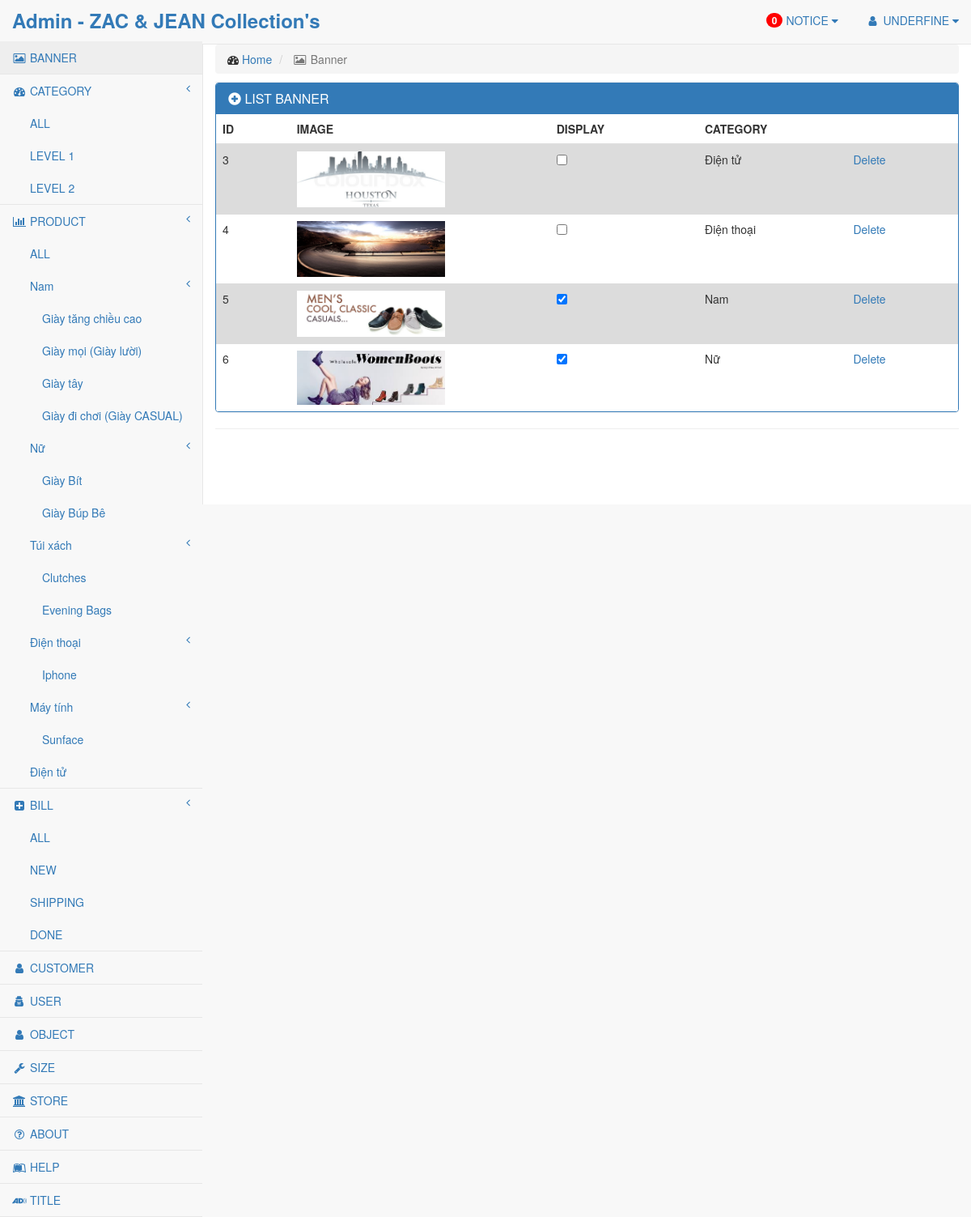
/admin/index.php?page=banner, run on the app's committed database.
### tables this page shows
CREATE TABLE `category` (
  `id_category` int(11) NOT NULL,
  `category` varchar(120) NOT NULL,
  `category_english` varchar(120) DEFAULT NULL,
  `image` varchar(120) NOT NULL,
  `is_display` int(11) NOT NULL,
  `level` int(11) NOT NULL
);

CREATE TABLE `banner` (
  `id_banner` int(11) NOT NULL,
  `image` varchar(120) NOT NULL,
  `is_display` int(11) NOT NULL,
  `id_category` int(11) NOT NULL
);

### admin/index.php (the view, shortened to what the rows shown need)
<?php
include_once("../server/connect.php");
include_once("../server/common.php");
if (isset($_GET['page'])) {
    $page = $_GET['page'];
}
?>
<!DOCTYPE html>
<html lang="en">
    <head>
        <link href="https://maxcdn.bootstrapcdn.com/bootstrap/3.3.7/css/bootstrap.min.css" rel="stylesheet">
        <link href="https://gitcdn.github.io/bootstrap-toggle/2.2.2/css/bootstrap-toggle.min.css" rel="stylesheet">
        <link href="https://cdnjs.cloudflare.com/ajax/libs/metisMenu/2.7.0/metisMenu.min.css" rel="stylesheet">
        <link rel="stylesheet" href="assets/css/style-page-admin.css">
        <link href="https://maxcdn.bootstrapcdn.com/font-awesome/4.7.0/css/font-awesome.min.css" rel="stylesheet">
    </head>
    <body>
            <div id="wrapper">
                <nav class="navbar navbar-default navbar-static-top" role="navigation" style="margin-bottom: 0">
                    <div class="navbar-default sidebar" role="navigation">
                        <div class="sidebar-nav navbar-collapse">
                            <ul class="nav" id="side-menu">
                                <li>
                                    <ul class="nav nav-second-level">
                                        <?php
                                        $data = selectData("category", "level = 0", "*");
                                        for ($i = 0; $i < count($data); $i++) {
                                            $data_sub = selectData("category", "level = '" . $data[$i][0] . "'", "*");
                                            ?>
                                            <li>
                                                <a href="#"><span <?php echo count($data_sub) > 0 ? 'class="fa arrow"' : ''; ?>></span><?php echo $data[$i][1]; ?></a>
                                                <ul class="nav nav-third-level">
                                                    <?php
                                                    for ($j = 0; $j < count($data_sub); $j++) {
                                                        ?>
                                                        <li>
                                                            <a href="?page=product&category=<?php echo $data_sub[$j][0]; ?>"><?php echo $data_sub[$j][1]; ?></a>
                                                        </li>
                                                        <?php
                                                    }
                                                    ?>
                                                </ul>
                                            </li>
                                            <?php
                                        }
                                        ?>
                                    </ul>
                                </li>
                            </ul>
                        </div>
                    </div>
                </nav>
                <div id="page-wrapper">
                    <?php
                    $array_page = array('category', 'product', 'user', 'customer', 'home', 'bill', 'object', 'size', 'banner', 'store', 'about', 'help', 'title', 'sql');
                    if (in_array($page, $array_page)) {
                        include("page/$page.php");
                    }
                    ?>
                </div>
            </div>
    </body>
</html>

### admin/page/banner.php (shortened to what the rows shown need)
<div class="row">
    <?php
        if ($act == 'add') {
            $hinhanh = $_FILES['dk-image']['name'];
            $id_category = $_POST['dk-category'];
            $datadm =  selectData("category", "level = 0", "id_category, category");
            for ($i = 0; $i < count($datadm); $i++) {
                $option_category .= '<option value="'.$datadm[$i][0].'">'.$datadm[$i][1].'</option>';
            }
            if (isset($_POST['btn-plus'])) {
                if (!$hinhanh || !$id_category) {
                    $class_alert = "alert alert-danger";
                    $content_notice = "Please input fill info !";
                    modalInfo($class_alert, $content_notice);
                    ?>
                        <script>
                            $('#modalNotice').modal('show');
                            $(document).on('hide.bs.modal','#modalNotice', function () {
                                history.back();
                            });
                        </script>
                    <?php
                } else {
                    $type = pathinfo($_FILES['dk-image']['name'], PATHINFO_EXTENSION);
                    $typeFileAllow = array('png','jpg','jpeg', 'gif', 'png');
                    if ($hinhanh != NULL) {
                        if (in_array($type, $typeFileAllow)){
                            if ($_FILES['dk-image']['size'] > 1048576){
                                $class_alert = "alert alert-danger";
                                $content_notice = "File size > 1Mb !";
                                modalInfo($class_alert, $content_notice);
                                ?>
                                    <script>
                                        $('#modalNotice').modal('show');
                                    </script>
                                <?php
                            } else {
                                $path = "data/banner/";
                                $tmp_name = $_FILES['dk-image']['tmp_name'];
                                $name = basename(md5($_FILES['dk-image']['name'].time()).".".$type);
                                $hinhanh = $path.$name;
                                move_uploaded_file($tmp_name,$hinhanh);
                                $insert_banner = insertData("banner", "image, is_display, id_category", "'".$hinhanh."',1,'".$id_category."'");
                                if ($insert_banner) {
                                    $class_alert = "alert alert-success";
                                    $content_notice = "Done !";
                                    modalInfo($class_alert, $content_notice);
                                    ?>
                                        <script>
                                            $('#modalNotice').modal('show');
                                        </script>
                                    <?php
                                } else {
                                    $class_alert = "alert alert-danger";
                                    $content_notice = $mysqli->error;
                                    modalInfo($class_alert, $content_notice);
                                    ?>
                                        <script>
                                            $('#modalNotice').modal('show');
                                            $(document).on('hide.bs.modal','#modalNotice', function () {
                                                history.back();
                                            });
                                        </script>
                                    <?php
                                }
                            }
                        } else {
                            $class_alert = "alert alert-danger";
                            $content_notice = "File not apply !";
                            modalInfo($class_alert, $content_notice);
                            ?>
                                <script>
                                    $('#modalNotice').modal('show');
                                </script>
                            <?php
                        }
                    }
                }
            }
            echo '
                <div class="col-md-12">
                    <div class="panel panel-primary filterable">
                        <div class="panel-heading">
                            <h3 class="panel-title">BANNER</h3>
                        </div>
                        <div>
                            <form role="form" method="POST" class="form-horizontal" enctype="multipart/form-data">
                                <div class="tab-pane info-register fade in active">
                                    <div class="form-group">
                                        <label class="control-label col-sm-2" for="dk-image">Image :</label>
                                        <div class="col-sm-5">
                                            <input type="file" name="dk-image" id="dk-image" />
                                        </div>
                                    </div>
                                    <div class="form-group">
                                        <label class="control-label col-sm-2" for="dk-category">Category :</label>
                                        <div class="col-sm-5">
                                            <select class="item-cbb" name="dk-category">
                                                '.$option_category.'
                                            </select>
                                        </div>
                                    </div>
                                    <div class="form-group">
                                        <label class="control-label col-sm-2" for="dk-save"></label>
                                        <div class="col-sm-5">
                                            <button type="submit" name="btn-plus" class="btn btn-primary">Save</button>
                                        </div>
                                    </div>
                                </div>
                            </form>
                        </div>
                    </div>
                    <hr class="hr-no-margin">
                </div>
            ';
        } else {
            ?>
            <div class="col-md-12">
                <div class="panel panel-primary filterable">
                    <table class="table">
                        <thead>
                            <tr class="tr-title">
                                <th style="width: 10%">ID</th>
                                <th style="width: 35%">IMAGE</th>
                                <th style="width: 20%">DISPLAY</th>
                                <th style="width: 20%">CATEGORY</th>
                                <th style="width: 15%"></th>
                            </tr>
                        </thead>
                        <tbody>
                            <?php
                                $data =  selectData("banner", "1=1", "*");
                                for ($i = 0; $i < count($data); $i++) {
                                    ?>
                                    <tr class="<?php echo $i % 2 == 0 ? 'row-chan' : 'row-le' ?>">
                                        <td><?php echo $data[$i][0] ?></td>
                                        <td><img class="image-banner" src="<?php echo $data[$i][1]; ?>"></td>
                                        <td>
                                            <?php
                                                if ($data[$i][2] == 1) {
                                                    ?>
                                                        <form class="form-horizontal" role="form" method="POST" action="ajax-update-banner.php">
                                                            <input class="change-banner" type="checkbox" checked data-toggle="toggle" value="<?php echo $data[$i][0] ?>">
                                                        </form>
                                                    <?php
                                                } else {
                                                    ?>
                                                        <form class="form-horizontal" role="form" method="POST" action="ajax-update-banner.php">
                                                            <input class="change-banner" type="checkbox" data-toggle="toggle" value="<?php echo $data[$i][0] ?>">
                                                        </form>
                                                    <?php
                                                }
                                            ?>
                                        </td>
                                        <td>
                                            <?php
                                                $datadm =  selectData("category", "id_category = '".$data[$i][3]."'", "category");
                                                echo $datadm[0][0];
                                            ?>
                                        </td>
                                        <td><a href="index.php?page=banner&act=del&id=<?php echo $data[$i][0]; ?>">Delete</a></td>
                                    </tr>
                                    <?php
                                }
                            ?>
                        </tbody>
                    </table>
                </div>
            </div>
            <?php
        }
    ?>
</div>

### data on the page
category: category "Nam"
category: category "Giày tăng chiều cao"
category: category "Giày mọi (Giày lười)"
category: category "Giày tây"
category: category "Giày đi chơi (Giày CASUAL)"
category: category "Nữ"
category: category "Giày Bít"
category: category "Giày Búp Bê"
category: category "Túi xách"
category: category "Clutches"
category: category "Evening Bags"
category: category "Điện thoại"
category: category "Iphone"
category: category "Máy tính"
category: category "Sunface"
category: category "Điện tử"
banner: id_banner "3", image (picture), id_category.category "Điện tử"
banner: id_banner "4", image (picture), id_category.category "Điện thoại"
banner: id_banner "5", image (picture), id_category.category "Nam"
banner: id_banner "6", image (picture), id_category.category "Nữ"

### other printed values
count($data) "0"
